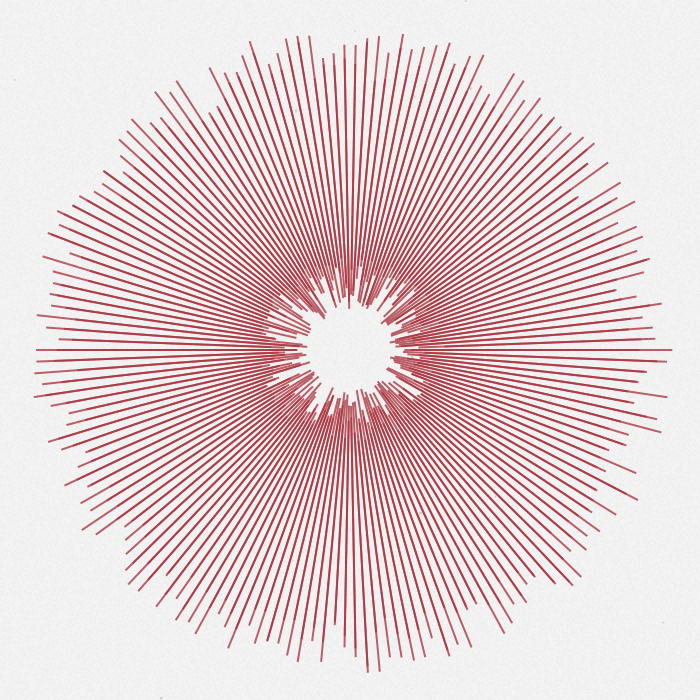
Frame 1 (no input)
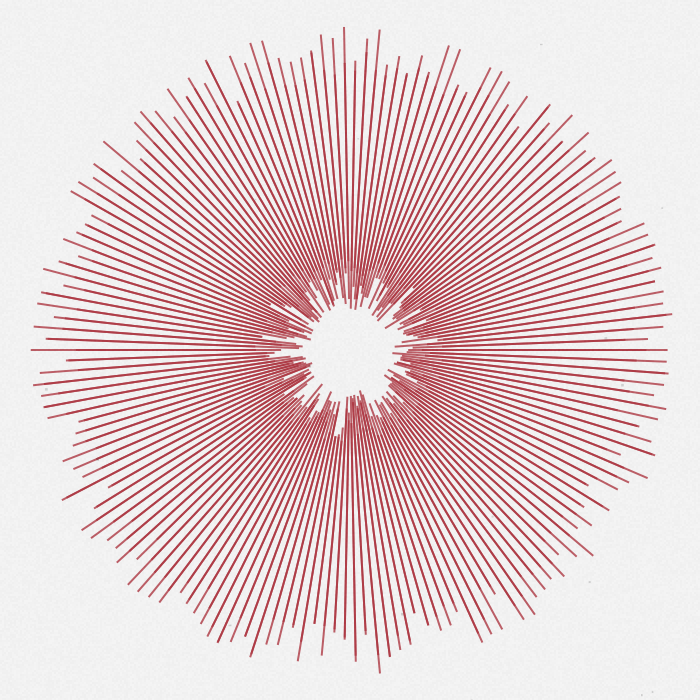
Frame 2 (the mouse pressed at the canvas centre, redrawn once)

The Processing sketch that drew these frames (run headless with seeded random() and noise(); the mouse was pressed at the canvas centre and the sketch redrawn once):

// Processing sketch: processing_169502
// ── processing_169502.pde

/////////////////////////// //<>//
//                       //
//   -~=Manoylov AC=~-   //
//                       //
///////////////////////////
//
// Based on:
// http://thedotisblack.tumblr.com/image/95341042760
// http://thedotisblack.tumblr.com/image/97743508400
//
// Controls:
// LeftMouseClick   - redraw with new xPos and yPos
//
/////////////////////////////////////////////////

color clr [] = {#19414D, #B2323D};

void setup() {
  size(700, 700);
  noStroke();
  noLoop();
}

void draw() {  
  background(255);
  pushMatrix();
  translate(width/2, height/2);
  fill(color(clr[int(random(clr.length))], 200));
  drawRectWheel(80, 650, 2, 170, 55, 55);
  drawRectWheel(80, 650, 2, 170, 55, 55);
  popMatrix();
  
  paper(20);
}

void drawRectWheel(float inDiam, float outDiam, float rectWidth, int countOfRect, float inDiamRndmz, float outDiamRndmz) {
  inDiam /= 2;
  outDiam /= 2;
  float angle = 0;
  float xx, yy;
  float wdthBuf = outDiam - inDiam;
  float step = radians(360./countOfRect);
 
  while (angle < TWO_PI) {      
    xx = cos(angle) * inDiam;
    yy = sin(angle) * inDiam;
    pushMatrix();
    translate(xx, yy);
    rotate(angle);
    angle+=step;
    float inDiamRndm  = random(0, inDiamRndmz);
    float outDiamRndm = random(-outDiamRndmz, 0);

    if (outDiamRndmz == 0) {
      rect(inDiamRndm, -rectWidth/2., wdthBuf - inDiamRndm, rectWidth);
    } else {
      rect(inDiamRndm, -rectWidth/2., wdthBuf + outDiamRndm - inDiamRndm, rectWidth);
    }
    popMatrix();
  }
}

void mousePressed() {
  redraw();
}

void paper(int in_val) {
  noStroke();
  for (int i = 0; i < width-1; i+=2) {
    for (int j = 0; j < height-1; j+=2) {
      fill(random(85-35, 85+35), in_val);
      rect(i, j, 2, 2);
    }
  }
  for (int i = 0; i < 20; i++) {
    fill(random(40, 60), random(in_val*2, in_val*2.5));
    rect(random(0, width), random(0, height), random(1, 3), random(1, 3));
  }
}
